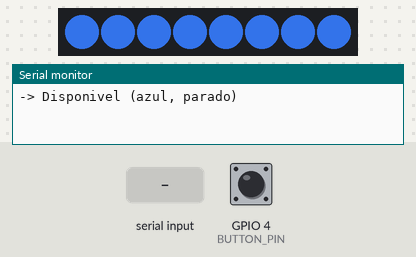
Simulated run of this sketch. Board: ESP32. On the bench: 8 RGB LEDs in strip order, left to right, the last lines printed to the serial monitor. Inputs (shaded band) come from the test bench; at power-on: GPIO 4 (BUTTON_PIN) HIGH. Dim RGB values are drawn brighter than linear.

Above: at 1.5 s.
1.6 s: GPIO 4 (BUTTON_PIN) pulled LOW for 0.15 s
At 1.79 s:
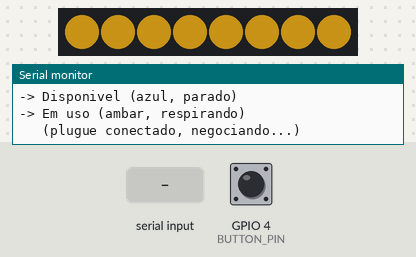
2.3 s: "indisponivel\n" received over Serial
At 3.0 s:
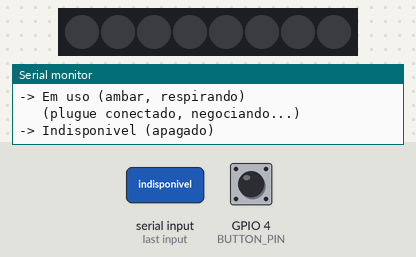
3.8 s: "carregando\n" received over Serial
At 3.95 s:
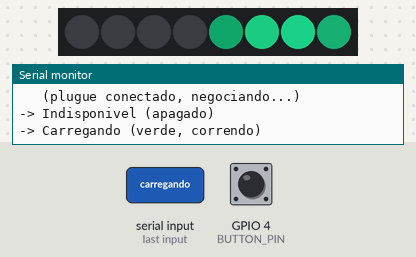
6.2 s: GPIO 4 (BUTTON_PIN) pulled LOW for 1 s
At 6.41 s:
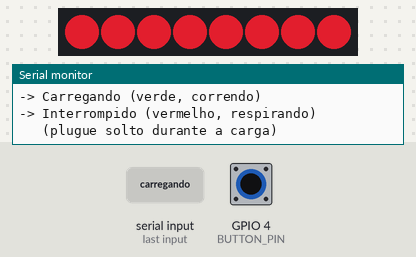
7.8 s: GPIO 4 (BUTTON_PIN) pulled LOW for 0.15 s
At 8.13 s:
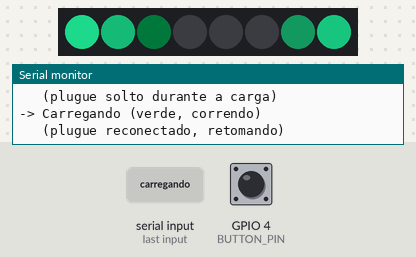
8.5 s: "disponivel\n" received over Serial
At 8.9 s:
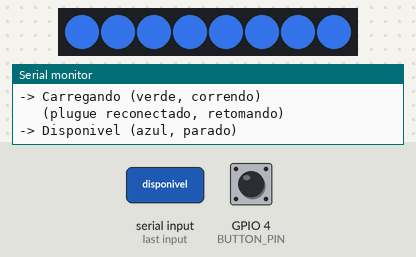
Timing chart, 0 to 11.0 s (numbered marks = the images above; inputs shaded):
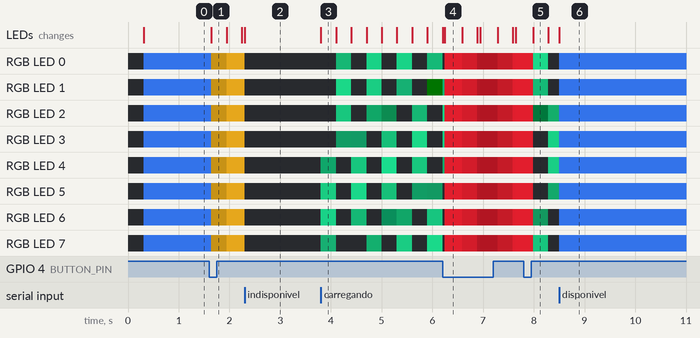

Measured:
- after the input at 1.6 s, RGB LED 0–7: RGB(41, 93, 189) → RGB(98, 72, 11) at once, → RGB(175, 127, 21) 0.30 s later, → RGB(177, 128, 21) 0.30 s later; the LEDs: change at once (image 1)
- after the input at 2.3 s, the LEDs: change at once (image 2)
- after the input at 3.8 s, RGB LED 0: off → RGB(8, 68, 43) after 0.30 s, → off 0.30 s later, → RGB(15, 124, 79) 0.30 s later, → off 0.30 s later, … (7 changes in this stretch); RGB LED 1: off → RGB(17, 138, 87) after 0.30 s, → off 0.30 s later, → RGB(14, 111, 71) 0.30 s later, → off 0.30 s later, … (7 changes in this stretch)
- after the input at 6.2 s, the LEDs: first differ from a run without the input after 0.05 s (image 4)
- after the input at 7.8 s, the LEDs: change after 0.19 s (image 5)
- after the input at 8.5 s, the LEDs: change at once (image 6)

The sketch:

sketch.ino
```cpp
/*
  GoodWe · Recarga Compartilhada — SIMULAÇÃO (Wokwi)
  ------------------------------------------------------------
  Versão de treino, pra rodar em wokwi.com ANTES da placa física chegar.
  Em vez de receber a cor por WiFi (como o firmware real, em
  ../esp32-led-demo.ino), essa versão reage a um botão local (e também
  aceita comandos digitados no Serial Monitor). A lógica da fita
  (cores + animações) é IDÊNTICA à do firmware real — só a forma de
  disparar o comando muda. Quando a placa e a fita chegarem, troque
  por esp32-led-demo.ino e a fiação continua a mesma.

  Duas formas de controlar a simulação:
    1) Aperte o botão — ele se comporta igual ao botão físico vai se
       comportar de verdade:
         Disponível --[aperta]--> Em uso (negociando, ~2s)
                     --[automático]--> Carregando
         Carregando --[aperta]--> Interrompido
         Interrompido --[aperta]--> Carregando (retoma de onde parou)
       (nos outros estados o botão não faz nada, igual no app real —
       lá quem finaliza de vez é um botão na tela, não o botão físico)

    2) Digite no Serial Monitor, pra forçar qualquer estado na mão:
       disponivel | em_uso | carregando | interrompido | indisponivel
*/

#include <Adafruit_NeoPixel.h>

#define LED_PIN     5
#define NUM_LEDS    8      // mesmo numero de LEDs colados atras do W vazado
#define BRIGHTNESS  200

#define BUTTON_PIN  4      // GPIO ligado a uma perna do botão; a outra perna vai no GND
                            // (usa o pull-up interno, não precisa de resistor)
const unsigned long DEBOUNCE_MS = 40;     // ignora "tremidas" do contato por 40ms após um clique
const unsigned long HANDSHAKE_MS = 2200;  // tempo simulado de "negociação" antes de começar a carregar de verdade

Adafruit_NeoPixel strip(NUM_LEDS, LED_PIN, NEO_GRB + NEO_KHZ800);

uint8_t targetR = 0, targetG = 0, targetB = 0;
int mode = 0; // 0 = parado | 1 = respirando | 2 = correndo

String currentStatus = "disponivel";
bool handshakePending = false;
unsigned long handshakeStartedAt = 0;

bool lastRawReading = HIGH;    // última leitura bruta do pino (pode "tremer")
bool stableState = HIGH;       // estado já confirmado como estável (HIGH = solto, LOW = pressionado)
unsigned long lastDebounceTime = 0;

void applyBreathe() {
  float phase = (millis() % 1400) / 1400.0;                    // ciclo de 1.4s
  float factor = 0.35 + 0.65 * (0.5 - 0.5 * cos(phase * 2 * PI)); // curva suave tipo "respirando"
  uint32_t c = strip.Color(targetR * factor, targetG * factor, targetB * factor);
  for (int i = 0; i < NUM_LEDS; i++) strip.setPixelColor(i, c);
  strip.show();
}

void applyChase() {
  const float speed = 12.0;  // LEDs por segundo — aumente pra ficar mais rapido
  const float trail = 2.2;   // "comprimento" do rastro em LEDs — aumente pra ficar mais suave/longo

  float headPos = fmod(millis() * speed / 1000.0, NUM_LEDS);

  for (int i = 0; i < NUM_LEDS; i++) {
    float d = fabs(i - headPos);
    d = min(d, NUM_LEDS - d);         // caminho mais curto, considerando a fita "circular"
    float factor = 1.0 - (d / trail);
    if (factor < 0) factor = 0;
    strip.setPixelColor(i, strip.Color(targetR * factor, targetG * factor, targetB * factor));
  }
  strip.show();
}

void applyStatic() {
  uint32_t c = strip.Color(targetR, targetG, targetB);
  for (int i = 0; i < NUM_LEDS; i++) strip.setPixelColor(i, c);
  strip.show();
}

void applyColor() {
  if (mode == 1) applyBreathe();
  else if (mode == 2) applyChase();
  else applyStatic();
}

void setStatus(String s) {
  currentStatus = s;
  handshakePending = false; // qualquer troca manual cancela uma negociação em andamento
  if (s == "disponivel") {
    targetR = 53; targetG = 119; targetB = 241; mode = 0;
    Serial.println("-> Disponivel (azul, parado)");
  } else if (s == "em_uso") {
    targetR = 242; targetG = 176; targetB = 30; mode = 1;
    Serial.println("-> Em uso (ambar, respirando)");
  } else if (s == "carregando") {
    targetR = 25; targetG = 195; targetB = 125; mode = 2;
    Serial.println("-> Carregando (verde, correndo)");
  } else if (s == "interrompido") {
    targetR = 211; targetG = 30; targetB = 44; mode = 1;
    Serial.println("-> Interrompido (vermelho, respirando)");
  } else if (s == "indisponivel") {
    targetR = 0; targetG = 0; targetB = 0; mode = 0;
    Serial.println("-> Indisponivel (apagado)");
  } else {
    Serial.println("Comando nao reconhecido. Use: disponivel | em_uso | carregando | interrompido | indisponivel");
    return;
  }
  applyColor();
}

// simula o plugue conectando/desconectando/reconectando, dependendo da fase atual
void handleButtonPress() {
  if (currentStatus == "disponivel") {
    setStatus("em_uso");
    Serial.println("   (plugue conectado, negociando...)");
    handshakePending = true;
    handshakeStartedAt = millis();
  } else if (currentStatus == "carregando") {
    setStatus("interrompido");
    Serial.println("   (plugue solto durante a carga)");
  } else if (currentStatus == "interrompido") {
    setStatus("carregando");
    Serial.println("   (plugue reconectado, retomando)");
  }
}

void checkButton() {
  bool reading = digitalRead(BUTTON_PIN);
  if (reading != lastRawReading) {
    lastDebounceTime = millis();   // o pino mudou agora — reinicia a contagem de estabilidade
    lastRawReading = reading;
  }
  if (millis() - lastDebounceTime > DEBOUNCE_MS) {
    // a leitura ficou parada (sem "tremer") por tempo suficiente: é real
    if (reading != stableState) {
      stableState = reading;
      if (stableState == LOW) handleButtonPress(); // borda de descida confirmada
    }
  }
}

void setup() {
  Serial.begin(115200);
  delay(300);
  strip.begin();
  strip.setBrightness(BRIGHTNESS);
  strip.show();
  pinMode(BUTTON_PIN, INPUT_PULLUP);
  Serial.println();
  Serial.println("Simulacao GoodWe pronta.");
  Serial.println("Aperte o botao pra simular o plugue, ou digite: disponivel | em_uso | carregando | interrompido | indisponivel");
  setStatus("disponivel");
}

void loop() {
  if (Serial.available()) {
    String cmd = Serial.readStringUntil('\n');
    cmd.trim();
    if (cmd.length() > 0) setStatus(cmd);
  }
  checkButton();
  if (handshakePending && millis() - handshakeStartedAt > HANDSHAKE_MS) {
    handshakePending = false;
    setStatus("carregando");
    Serial.println("   (negociacao concluida, comecando a carregar de verdade)");
  }
  if (mode != 0) applyColor();
}
```
